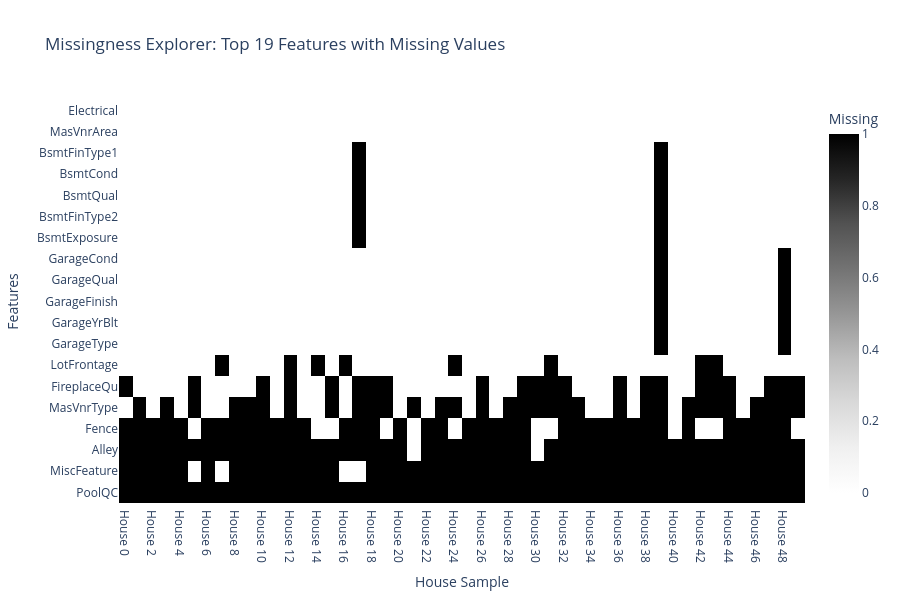

The code cell stored with this chart in its notebook:
### Markdown cell above
## 8. Interactive Missingness Explorer
**Missing data heatmap with interactive sorting and filtering**

### Code cell
# Create missingness matrix
missing_data = df_viz.isnull().astype(int)

# Calculate missing counts per row and column
missing_per_col = missing_data.sum()
missing_cols = missing_per_col[missing_per_col > 0].sort_values(ascending=False)

# Create heatmap for top columns with missing values
if len(missing_cols) > 0:
    # Sample rows and focus on columns with missing values
    df_missing_sample = missing_data[missing_cols.index].head(50)
    
    fig8 = go.Figure(data=go.Heatmap(
        z=df_missing_sample.values.T,
        x=[f"House {i}" for i in range(len(df_missing_sample))],
        y=missing_cols.index,
        colorscale='Greys',
        colorbar=dict(title="Missing"),
        hovertemplate='<b>%{y}</b><br>%{x}<br>Missing: %{z:.0f}<extra></extra>'
    ))
    
    fig8.update_layout(
        title=f"Missingness Explorer: Top {len(missing_cols)} Features with Missing Values",
        xaxis_title="House Sample",
        yaxis_title="Features",
        height=600,
        template='plotly_white'
    )
    
    fig8.show()
    
    print("\nMissing Data Summary:")
    print(f"Total rows: {len(df_viz)}")
    print(f"Columns with missing values: {len(missing_cols)}")
    print(f"\nTop 10 columns with most missing values:")
    print(missing_cols.head(10))
    print(f"\nMissing percentages:")
    missing_pct = (missing_cols / len(df_viz) * 100).round(2)
    for col, pct in missing_pct.head(10).items():
        print(f"  {col}: {pct}%")
else:
    print("No missing values found in the dataset!")

### Figure 1 — Plotly figure (JSON) as saved in the notebook; plotly's stock layout.template omitted (floating-point values rounded to 4 significant figures; data arrays with more than 128 entries replaced by an {"elided": "..."} marker saying what was removed)
{"data": [{"colorbar": {"title": {"text": "Missing"}}, "colorscale": [[0, "rgb(255,255,255)"], [0.125, "rgb(240,240,240)"], [0.25, "rgb(217,217,217)"], [0.375, "rgb(189,189,189)"], [0.5, "rgb(150,150,150)"], [0.625, "rgb(115,115,115)"], [0.75, "rgb(82,82,82)"], [0.875, "rgb(37,37,37)"], [1, "rgb(0,0,0)"]], "hovertemplate": "<b>%{y}</b><br>%{x}<br>Missing: %{z:.0f}<extra></extra>", "type": "heatmap", "x": ["House 0", "House 1", "House 2", "House 3", "House 4", "House 5", "House 6", "House 7", "House 8", "House 9", "House 10", "House 11", "House 12", "House 13", "House 14", "House 15", "House 16", "House 17", "House 18", "House 19", "House 20", "House 21", "House 22", "House 23", "House 24", "House 25", "House 26", "House 27", "House 28", "House 29", "House 30", "House 31", "House 32", "House 33", "House 34", "House 35", "House 36", "House 37", "House 38", "House 39", "House 40", "House 41", "House 42", "House 43", "House 44", "House 45", "House 46", "House 47", "House 48", "House 49"], "y": ["PoolQC", "MiscFeature", "Alley", "Fence", "MasVnrType", "FireplaceQu", "LotFrontage", "GarageType", "GarageYrBlt", "GarageFinish", "GarageQual", "GarageCond", "BsmtExposure", "BsmtFinType2", "BsmtQual", "BsmtCond", "BsmtFinType1", "MasVnrArea", "Electrical"], "z": {"elided": "19x50 int values"}}], "layout": {"height": 600, "title": {"text": "Missingness Explorer: Top 19 Features with Missing Values"}, "xaxis": {"title": {"text": "House Sample"}}, "yaxis": {"title": {"text": "Features"}}}}
